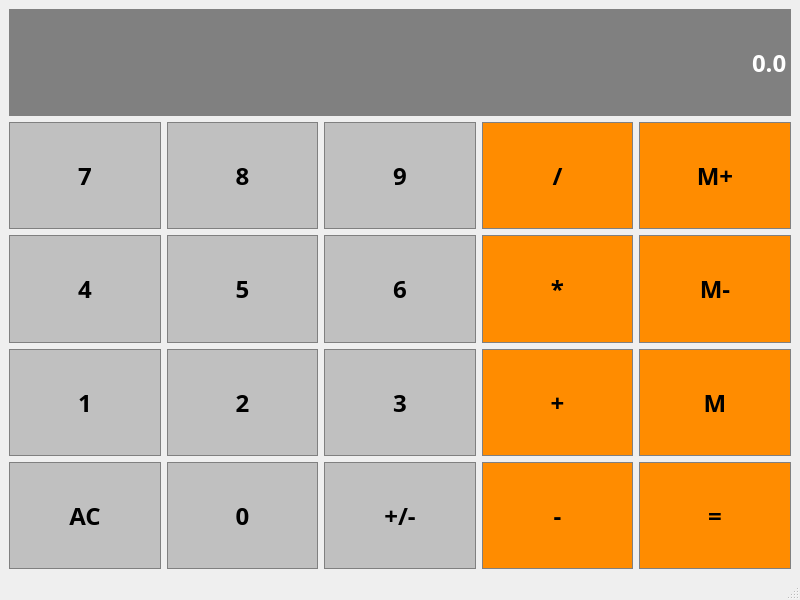
<?xml version="1.0" encoding="UTF-8"?>
<ui version="4.0">
 <class>Calculator</class>
 <widget class="QMainWindow" name="Calculator">
  <property name="geometry">
   <rect>
    <x>0</x>
    <y>0</y>
    <width>800</width>
    <height>600</height>
   </rect>
  </property>
  <property name="sizePolicy">
   <sizepolicy hsizetype="Preferred" vsizetype="Expanding">
    <horstretch>0</horstretch>
    <verstretch>0</verstretch>
   </sizepolicy>
  </property>
  <property name="windowTitle">
   <string>Calculator</string>
  </property>
  <widget class="QWidget" name="centralwidget">
   <layout class="QGridLayout" name="gridLayout">
    <item row="0" column="0" colspan="5">
     <widget class="QLineEdit" name="Display">
      <property name="sizePolicy">
       <sizepolicy hsizetype="Preferred" vsizetype="Preferred">
        <horstretch>0</horstretch>
        <verstretch>0</verstretch>
       </sizepolicy>
      </property>
      <property name="font">
       <font>
        <family>Bahnschrift SemiBold</family>
        <pointsize>18</pointsize>
        <weight>75</weight>
        <bold>true</bold>
       </font>
      </property>
      <property name="styleSheet">
       <string notr="true">QLineEdit {
	background-color: gray;
	border: 1px solid gray;
	color: white;
}</string>
      </property>
      <property name="text">
       <string>0.0</string>
      </property>
      <property name="alignment">
       <set>Qt::AlignRight|Qt::AlignTrailing|Qt::AlignVCenter</set>
      </property>
     </widget>
    </item>
    <item row="2" column="3">
     <widget class="QPushButton" name="Multiply">
      <property name="sizePolicy">
       <sizepolicy hsizetype="Preferred" vsizetype="Preferred">
        <horstretch>0</horstretch>
        <verstretch>0</verstretch>
       </sizepolicy>
      </property>
      <property name="font">
       <font>
        <family>Bahnschrift SemiBold</family>
        <pointsize>18</pointsize>
        <weight>75</weight>
        <bold>true</bold>
       </font>
      </property>
      <property name="styleSheet">
       <string notr="true">QPushButton {
	background-color: #FF8C00;
	border: 1px solid gray;
	padding: 5px;
}
QPushButton:pressed {
	background-color: #A9A9A9;
	border: 1px solid gray;
	padding: 5px;
}</string>
      </property>
      <property name="text">
       <string>*</string>
      </property>
     </widget>
    </item>
    <item row="4" column="0">
     <widget class="QPushButton" name="Clear">
      <property name="sizePolicy">
       <sizepolicy hsizetype="Preferred" vsizetype="Preferred">
        <horstretch>0</horstretch>
        <verstretch>0</verstretch>
       </sizepolicy>
      </property>
      <property name="font">
       <font>
        <family>Bahnschrift SemiBold</family>
        <pointsize>18</pointsize>
        <weight>75</weight>
        <bold>true</bold>
       </font>
      </property>
      <property name="styleSheet">
       <string notr="true">QPushButton {
	background-color: #C0C0C0;
	border: 1px solid gray;
	padding: 5px;
}
QPushButton:pressed {
	background-color: #A9A9A9;
	border: 1px solid gray;
	padding: 5px;
}</string>
      </property>
      <property name="text">
       <string>AC</string>
      </property>
     </widget>
    </item>
    <item row="3" column="2">
     <widget class="QPushButton" name="Button3">
      <property name="sizePolicy">
       <sizepolicy hsizetype="Preferred" vsizetype="Preferred">
        <horstretch>0</horstretch>
        <verstretch>0</verstretch>
       </sizepolicy>
      </property>
      <property name="font">
       <font>
        <family>Bahnschrift SemiBold</family>
        <pointsize>18</pointsize>
        <weight>75</weight>
        <bold>true</bold>
       </font>
      </property>
      <property name="styleSheet">
       <string notr="true">QPushButton {
	background-color: #C0C0C0;
	border: 1px solid gray;
	padding: 5px;
}
QPushButton:pressed {
	background-color: #A9A9A9;
	border: 1px solid gray;
	padding: 5px;
}</string>
      </property>
      <property name="text">
       <string>3</string>
      </property>
     </widget>
    </item>
    <item row="1" column="1">
     <widget class="QPushButton" name="Button8">
      <property name="sizePolicy">
       <sizepolicy hsizetype="Preferred" vsizetype="Preferred">
        <horstretch>0</horstretch>
        <verstretch>0</verstretch>
       </sizepolicy>
      </property>
      <property name="font">
       <font>
        <family>Bahnschrift SemiBold</family>
        <pointsize>18</pointsize>
        <weight>75</weight>
        <bold>true</bold>
       </font>
      </property>
      <property name="styleSheet">
       <string notr="true">QPushButton {
	background-color: #C0C0C0;
	border: 1px solid gray;
	padding: 5px;
}
QPushButton:pressed {
	background-color: #A9A9A9;
	border: 1px solid gray;
	padding: 5px;
}</string>
      </property>
      <property name="text">
       <string>8</string>
      </property>
     </widget>
    </item>
    <item row="3" column="1">
     <widget class="QPushButton" name="Button2">
      <property name="sizePolicy">
       <sizepolicy hsizetype="Preferred" vsizetype="Preferred">
        <horstretch>0</horstretch>
        <verstretch>0</verstretch>
       </sizepolicy>
      </property>
      <property name="font">
       <font>
        <family>Bahnschrift SemiBold</family>
        <pointsize>18</pointsize>
        <weight>75</weight>
        <bold>true</bold>
       </font>
      </property>
      <property name="styleSheet">
       <string notr="true">QPushButton {
	background-color: #C0C0C0;
	border: 1px solid gray;
	padding: 5px;
}
QPushButton:pressed {
	background-color: #A9A9A9;
	border: 1px solid gray;
	padding: 5px;
}</string>
      </property>
      <property name="text">
       <string>2</string>
      </property>
     </widget>
    </item>
    <item row="4" column="1">
     <widget class="QPushButton" name="Button0">
      <property name="sizePolicy">
       <sizepolicy hsizetype="Preferred" vsizetype="Preferred">
        <horstretch>0</horstretch>
        <verstretch>0</verstretch>
       </sizepolicy>
      </property>
      <property name="font">
       <font>
        <family>Bahnschrift SemiBold</family>
        <pointsize>18</pointsize>
        <weight>75</weight>
        <bold>true</bold>
       </font>
      </property>
      <property name="styleSheet">
       <string notr="true">QPushButton {
	background-color: #C0C0C0;
	border: 1px solid gray;
	padding: 5px;
}
QPushButton:pressed {
	background-color: #A9A9A9;
	border: 1px solid gray;
	padding: 5px;
}</string>
      </property>
      <property name="text">
       <string>0</string>
      </property>
     </widget>
    </item>
    <item row="2" column="0">
     <widget class="QPushButton" name="Button4">
      <property name="sizePolicy">
       <sizepolicy hsizetype="Preferred" vsizetype="Preferred">
        <horstretch>0</horstretch>
        <verstretch>0</verstretch>
       </sizepolicy>
      </property>
      <property name="font">
       <font>
        <family>Bahnschrift SemiBold</family>
        <pointsize>18</pointsize>
        <weight>75</weight>
        <bold>true</bold>
       </font>
      </property>
      <property name="styleSheet">
       <string notr="true">QPushButton {
	background-color: #C0C0C0;
	border: 1px solid gray;
	padding: 5px;
}
QPushButton:pressed {
	background-color: #A9A9A9;
	border: 1px solid gray;
	padding: 5px;
}</string>
      </property>
      <property name="text">
       <string>4</string>
      </property>
     </widget>
    </item>
    <item row="1" column="4">
     <widget class="QPushButton" name="MemAdd">
      <property name="sizePolicy">
       <sizepolicy hsizetype="Preferred" vsizetype="Preferred">
        <horstretch>0</horstretch>
        <verstretch>0</verstretch>
       </sizepolicy>
      </property>
      <property name="font">
       <font>
        <family>Bahnschrift SemiBold</family>
        <pointsize>18</pointsize>
        <weight>75</weight>
        <bold>true</bold>
       </font>
      </property>
      <property name="styleSheet">
       <string notr="true">QPushButton {
	background-color: #FF8C00;
	border: 1px solid gray;
	padding: 5px;
}
QPushButton:pressed {
	background-color: #A9A9A9;
	border: 1px solid gray;
	padding: 5px;
}</string>
      </property>
      <property name="text">
       <string>M+</string>
      </property>
     </widget>
    </item>
    <item row="4" column="4">
     <widget class="QPushButton" name="Equals">
      <property name="sizePolicy">
       <sizepolicy hsizetype="Preferred" vsizetype="Preferred">
        <horstretch>0</horstretch>
        <verstretch>0</verstretch>
       </sizepolicy>
      </property>
      <property name="font">
       <font>
        <family>Bahnschrift SemiBold</family>
        <pointsize>18</pointsize>
        <weight>75</weight>
        <bold>true</bold>
       </font>
      </property>
      <property name="styleSheet">
       <string notr="true">QPushButton {
	background-color: #FF8C00;
	border: 1px solid gray;
	padding: 5px;
}
QPushButton:pressed {
	background-color: #A9A9A9;
	border: 1px solid gray;
	padding: 5px;
}</string>
      </property>
      <property name="text">
       <string>=</string>
      </property>
     </widget>
    </item>
    <item row="4" column="2">
     <widget class="QPushButton" name="ChangeSign">
      <property name="sizePolicy">
       <sizepolicy hsizetype="Preferred" vsizetype="Preferred">
        <horstretch>0</horstretch>
        <verstretch>0</verstretch>
       </sizepolicy>
      </property>
      <property name="font">
       <font>
        <family>Bahnschrift SemiBold</family>
        <pointsize>18</pointsize>
        <weight>75</weight>
        <bold>true</bold>
       </font>
      </property>
      <property name="styleSheet">
       <string notr="true">QPushButton {
	background-color: #C0C0C0;
	border: 1px solid gray;
	padding: 5px;
}
QPushButton:pressed {
	background-color: #A9A9A9;
	border: 1px solid gray;
	padding: 5px;
}</string>
      </property>
      <property name="text">
       <string>+/-</string>
      </property>
     </widget>
    </item>
    <item row="2" column="2">
     <widget class="QPushButton" name="Button6">
      <property name="sizePolicy">
       <sizepolicy hsizetype="Preferred" vsizetype="Preferred">
        <horstretch>0</horstretch>
        <verstretch>0</verstretch>
       </sizepolicy>
      </property>
      <property name="font">
       <font>
        <family>Bahnschrift SemiBold</family>
        <pointsize>18</pointsize>
        <weight>75</weight>
        <bold>true</bold>
       </font>
      </property>
      <property name="styleSheet">
       <string notr="true">QPushButton {
	background-color: #C0C0C0;
	border: 1px solid gray;
	padding: 5px;
}
QPushButton:pressed {
	background-color: #A9A9A9;
	border: 1px solid gray;
	padding: 5px;
}</string>
      </property>
      <property name="text">
       <string>6</string>
      </property>
     </widget>
    </item>
    <item row="1" column="0">
     <widget class="QPushButton" name="Button7">
      <property name="sizePolicy">
       <sizepolicy hsizetype="Preferred" vsizetype="Preferred">
        <horstretch>0</horstretch>
        <verstretch>0</verstretch>
       </sizepolicy>
      </property>
      <property name="font">
       <font>
        <family>Bahnschrift SemiBold</family>
        <pointsize>18</pointsize>
        <weight>75</weight>
        <bold>true</bold>
       </font>
      </property>
      <property name="styleSheet">
       <string notr="true">QPushButton {
	background-color: #C0C0C0;
	border: 1px solid gray;
	padding: 5px;
}
QPushButton:pressed {
	background-color: #A9A9A9;
	border: 1px solid gray;
	padding: 5px;
}</string>
      </property>
      <property name="text">
       <string>7</string>
      </property>
     </widget>
    </item>
    <item row="3" column="4">
     <widget class="QPushButton" name="MemGet">
      <property name="sizePolicy">
       <sizepolicy hsizetype="Preferred" vsizetype="Preferred">
        <horstretch>0</horstretch>
        <verstretch>0</verstretch>
       </sizepolicy>
      </property>
      <property name="font">
       <font>
        <family>Bahnschrift SemiBold</family>
        <pointsize>18</pointsize>
        <weight>75</weight>
        <bold>true</bold>
       </font>
      </property>
      <property name="styleSheet">
       <string notr="true">QPushButton {
	background-color: #FF8C00;
	border: 1px solid gray;
	padding: 5px;
}
QPushButton:pressed {
	background-color: #A9A9A9;
	border: 1px solid gray;
	padding: 5px;
}</string>
      </property>
      <property name="text">
       <string>M</string>
      </property>
     </widget>
    </item>
    <item row="1" column="3">
     <widget class="QPushButton" name="Divide">
      <property name="sizePolicy">
       <sizepolicy hsizetype="Preferred" vsizetype="Preferred">
        <horstretch>0</horstretch>
        <verstretch>0</verstretch>
       </sizepolicy>
      </property>
      <property name="font">
       <font>
        <family>Bahnschrift SemiBold</family>
        <pointsize>18</pointsize>
        <weight>75</weight>
        <bold>true</bold>
       </font>
      </property>
      <property name="styleSheet">
       <string notr="true">QPushButton {
	background-color: #FF8C00;
	border: 1px solid gray;
	padding: 5px;
}
QPushButton:pressed {
	background-color: #A9A9A9;
	border: 1px solid gray;
	padding: 5px;
}</string>
      </property>
      <property name="text">
       <string>/</string>
      </property>
     </widget>
    </item>
    <item row="3" column="3">
     <widget class="QPushButton" name="Add">
      <property name="sizePolicy">
       <sizepolicy hsizetype="Preferred" vsizetype="Preferred">
        <horstretch>0</horstretch>
        <verstretch>0</verstretch>
       </sizepolicy>
      </property>
      <property name="font">
       <font>
        <family>Bahnschrift SemiBold</family>
        <pointsize>18</pointsize>
        <weight>75</weight>
        <bold>true</bold>
       </font>
      </property>
      <property name="styleSheet">
       <string notr="true">QPushButton {
	background-color: #FF8C00;
	border: 1px solid gray;
	padding: 5px;
}
QPushButton:pressed {
	background-color: #A9A9A9;
	border: 1px solid gray;
	padding: 5px;
}</string>
      </property>
      <property name="text">
       <string>+</string>
      </property>
     </widget>
    </item>
    <item row="4" column="3">
     <widget class="QPushButton" name="Subtract">
      <property name="sizePolicy">
       <sizepolicy hsizetype="Preferred" vsizetype="Preferred">
        <horstretch>0</horstretch>
        <verstretch>0</verstretch>
       </sizepolicy>
      </property>
      <property name="font">
       <font>
        <family>Bahnschrift SemiBold</family>
        <pointsize>18</pointsize>
        <weight>75</weight>
        <bold>true</bold>
       </font>
      </property>
      <property name="styleSheet">
       <string notr="true">QPushButton {
	background-color: #FF8C00;
	border: 1px solid gray;
	padding: 5px;
}
QPushButton:pressed {
	background-color: #A9A9A9;
	border: 1px solid gray;
	padding: 5px;
}</string>
      </property>
      <property name="text">
       <string>-</string>
      </property>
     </widget>
    </item>
    <item row="2" column="1">
     <widget class="QPushButton" name="Button5">
      <property name="sizePolicy">
       <sizepolicy hsizetype="Preferred" vsizetype="Preferred">
        <horstretch>0</horstretch>
        <verstretch>0</verstretch>
       </sizepolicy>
      </property>
      <property name="font">
       <font>
        <family>Bahnschrift SemiBold</family>
        <pointsize>18</pointsize>
        <weight>75</weight>
        <bold>true</bold>
       </font>
      </property>
      <property name="styleSheet">
       <string notr="true">QPushButton {
	background-color: #C0C0C0;
	border: 1px solid gray;
	padding: 5px;
}
QPushButton:pressed {
	background-color: #A9A9A9;
	border: 1px solid gray;
	padding: 5px;
}</string>
      </property>
      <property name="text">
       <string>5</string>
      </property>
     </widget>
    </item>
    <item row="3" column="0">
     <widget class="QPushButton" name="Button1">
      <property name="sizePolicy">
       <sizepolicy hsizetype="Preferred" vsizetype="Preferred">
        <horstretch>0</horstretch>
        <verstretch>0</verstretch>
       </sizepolicy>
      </property>
      <property name="font">
       <font>
        <family>Bahnschrift SemiBold</family>
        <pointsize>18</pointsize>
        <weight>75</weight>
        <bold>true</bold>
       </font>
      </property>
      <property name="styleSheet">
       <string notr="true">QPushButton {
	background-color: #C0C0C0;
	border: 1px solid gray;
	padding: 5px;
}
QPushButton:pressed {
	background-color: #A9A9A9;
	border: 1px solid gray;
	padding: 5px;
}</string>
      </property>
      <property name="text">
       <string>1</string>
      </property>
     </widget>
    </item>
    <item row="2" column="4">
     <widget class="QPushButton" name="MemClear">
      <property name="sizePolicy">
       <sizepolicy hsizetype="Preferred" vsizetype="Preferred">
        <horstretch>0</horstretch>
        <verstretch>0</verstretch>
       </sizepolicy>
      </property>
      <property name="font">
       <font>
        <family>Bahnschrift SemiBold</family>
        <pointsize>18</pointsize>
        <weight>75</weight>
        <bold>true</bold>
       </font>
      </property>
      <property name="styleSheet">
       <string notr="true">QPushButton {
	background-color: #FF8C00;
	border: 1px solid gray;
	padding: 5px;
}
QPushButton:pressed {
	background-color: #A9A9A9;
	border: 1px solid gray;
	padding: 5px;
}</string>
      </property>
      <property name="text">
       <string>M-</string>
      </property>
     </widget>
    </item>
    <item row="1" column="2">
     <widget class="QPushButton" name="Button9">
      <property name="sizePolicy">
       <sizepolicy hsizetype="Preferred" vsizetype="Preferred">
        <horstretch>0</horstretch>
        <verstretch>0</verstretch>
       </sizepolicy>
      </property>
      <property name="font">
       <font>
        <family>Bahnschrift SemiBold</family>
        <pointsize>18</pointsize>
        <weight>75</weight>
        <bold>true</bold>
       </font>
      </property>
      <property name="styleSheet">
       <string notr="true">QPushButton {
	background-color: #C0C0C0;
	border: 1px solid gray;
	padding: 5px;
}
QPushButton:pressed {
	background-color: #A9A9A9;
	border: 1px solid gray;
	padding: 5px;
}</string>
      </property>
      <property name="text">
       <string>9</string>
      </property>
     </widget>
    </item>
   </layout>
  </widget>
  <widget class="QMenuBar" name="menubar">
   <property name="geometry">
    <rect>
     <x>0</x>
     <y>0</y>
     <width>800</width>
     <height>21</height>
    </rect>
   </property>
  </widget>
  <widget class="QStatusBar" name="statusbar"/>
 </widget>
 <resources/>
 <connections/>
</ui>
